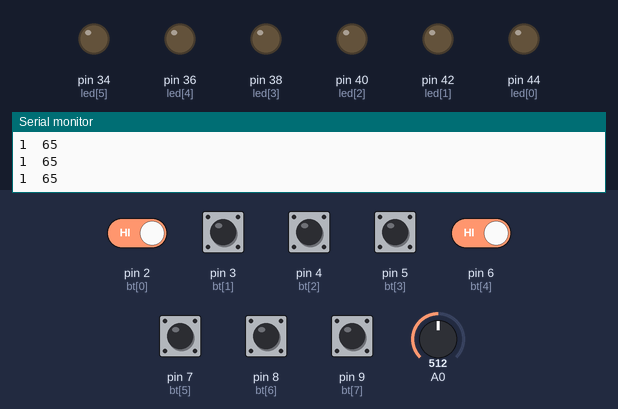
This sketch was run on a simulated Arduino Mega 2560, built with avr-gcc and run on an emulated ATmega2560. Parts: output pins drawn as LEDs (lit = HIGH), the last lines printed to the serial monitor. Dashed ring = blinking. The inputs (shaded band) are chosen by the test bench; at power-on: pin 2 (bt[0]), pin 3 (bt[1]), pin 4 (bt[2]), pin 5 (bt[3]), pin 6 (bt[4]), pin 7 (bt[5]), pin 8 (bt[6]), pin 9 (bt[7]) HIGH, A0 = 512.

Above: at 1.2 s.
1.3 s: pin 3 (bt[1]) pulled LOW for 0.15 s
At 1.81 s:
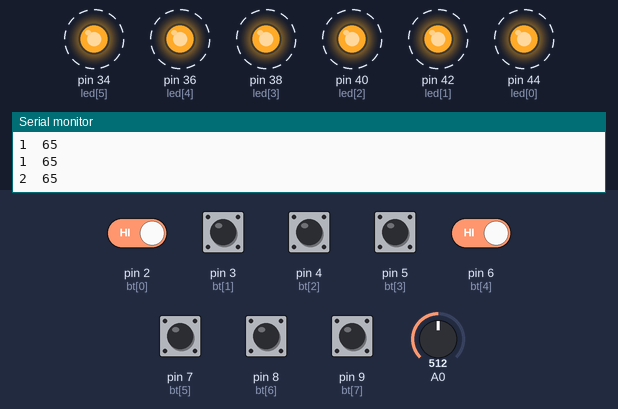
4.3 s: pin 4 (bt[2]) pulled LOW for 1 s
At 4.92 s:
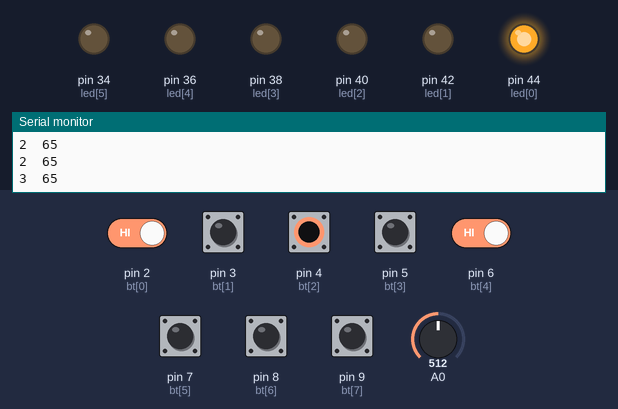
6.8 s: pin 5 (bt[3]) pulled LOW for 0.15 s
At 7.35 s:
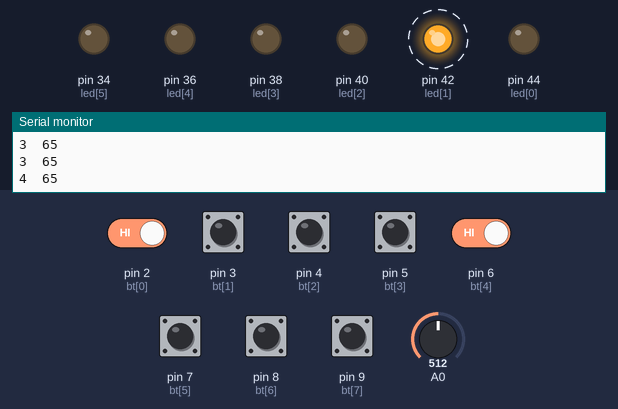
9.8 s: pin 2 (bt[0]) driven LOW
At 10.33 s:
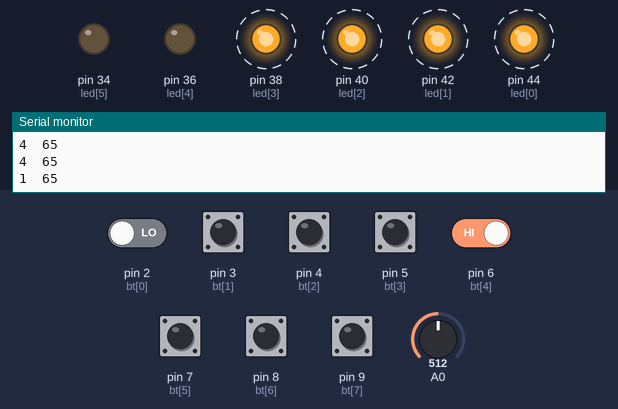
12.8 s: pin 2 (bt[0]) driven HIGH and pin 6 (bt[4]) driven LOW
At 13.48 s:
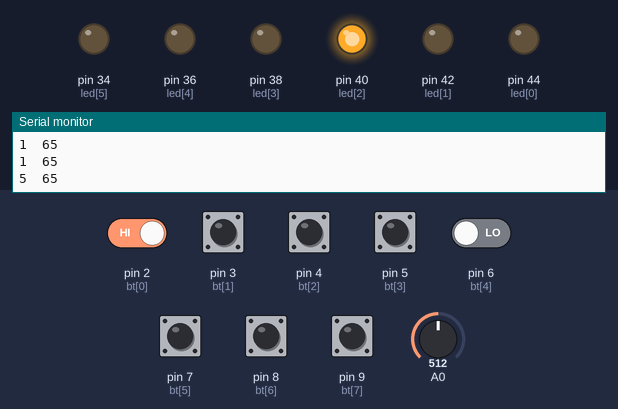
Timing chart, 0 to 16.8 s (numbered marks = the images above; inputs shaded):
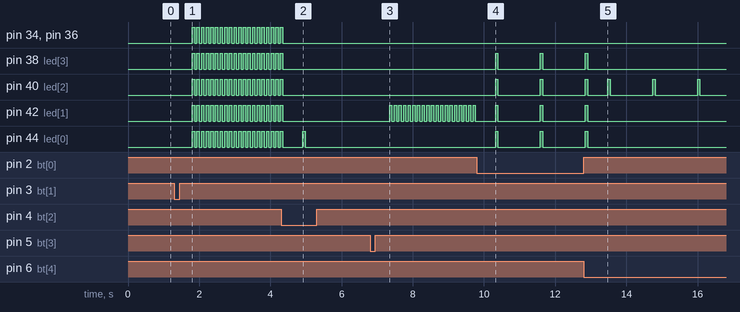

Measured:
- after the input at 1.3 s, pin 34 (led[5]), pin 36 (led[4]), pin 38 (led[3]), pin 40 (led[2]), pin 42 (led[1]), pin 44 (led[0]): alternates HIGH for 0.07 s and LOW for 0.07 s, starting after 0.51 s
- after the input at 4.3 s, pin 34 (led[5]), pin 36 (led[4]), pin 38 (led[3]), pin 40 (led[2]), pin 42 (led[1]): goes on until 4.3 s, then stays LOW
- after the input at 6.8 s, pin 42 (led[1]): alternates HIGH for 0.07 s and LOW for 0.07 s, starting after 0.55 s
- after the input at 9.8 s, pin 38 (led[3]), pin 40 (led[2]), pin 42 (led[1]), pin 44 (led[0]): alternates HIGH for 0.07 s and LOW for 1.2 s, starting after 0.53 s
- after the input at 12.8 s, pin 38 (led[3]), pin 42 (led[1]), pin 44 (led[0]): goes on until 12.9 s, then stays LOW

The sketch:

pot_parpadeo.ino
```cpp
int bt[] = {2, 3, 4, 5, 6, 7, 8,9,10};
int led[] = {44, 42, 40, 38, 36, 34};
bool estatus1, estatus2, estatus3, estatus4, estatus5, estatus6, estatus7, estatus8;
int modo = 1;
int t;
void setup() {
  Serial.begin(9600);
  for (int i = 0; i < 7; i++) {
    pinMode(led[i], OUTPUT);
  }
  for (int i = 0; i < 8; i++) {
    pinMode(bt[i], INPUT_PULLUP);
  }
}
void loop() {
  if (!digitalRead(bt[0]) == 1) {
    modo = 1;
    estatus1 = !estatus1;
    delay(500);

  }
  else if (!digitalRead(bt[1]) == 1) {
    modo = 2;
    estatus2 = !estatus2;
    delay(500);
  }
  else if (!digitalRead(bt[2]) == 1) {
    modo = 3;
    estatus3 = !estatus3;
    delay(500);
  }
  else if (!digitalRead(bt[3]) == 1) {
    modo = 4;
    estatus4 = !estatus4;
    delay(500);
  }
  else if (!digitalRead(bt[4]) == 1) {
    modo = 5;
    estatus5 = !estatus5;
    delay(500);
  }
  else if (!digitalRead(bt[5]) == 1) {
    modo = 6;
    estatus6 = !estatus6;
    delay(500);
  }
  else if (!digitalRead(bt[6]) == 1) {
    modo = 7;
    estatus7 = !estatus7;
    delay(500);
  }
  else if (!digitalRead(bt[7]) == 1) {
    modo = 8;
    estatus8 = !estatus8;
    delay(500);
  }
  Serial.print(modo);
  Serial.print('\t');

  t = map(analogRead(A0), 0, 1023, 100, 30);
  Serial.println(t);
  secuencia(modo);
  delay(t);
  for (int i = 0; i < 7; i++) {
    digitalWrite(led[i], 0);
  }
  delay(t);


}


void secuencia(int mod) {
  if (mod == 1 && estatus1 == 1) {
    digitalWrite(led[0], 1);
    digitalWrite(led[1], 1);
    digitalWrite(led[2], 1);
    digitalWrite(led[3], 1);
  }
  else if (mod == 2 && estatus2 == 1) {
    for (int i = 0; i < 7; i++) {
      digitalWrite(led[i], 1);
    }
  }
  else if (mod == 3 && estatus3 == 1) {
    digitalWrite(led[0], 1);
  }
  else if (mod == 4 && estatus4 == 1) {
    digitalWrite(led[1], 1);
  }
  else if (mod == 5 && estatus5 == 1) {
    digitalWrite(led[2], 1);
  }
  else if (mod == 6 && estatus6 == 1) {
    digitalWrite(led[3], 1);
  }
  else if (mod == 7 && estatus7 == 1) {
    digitalWrite(led[4], 1);
  }
  else if (mod == 8 && estatus8 == 1) {
    digitalWrite(led[5], 1);
  }
}
```
